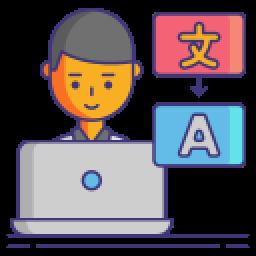
#> input picture Utileria_1.png, 128 x 128 px, found by its file name (shown 2 times larger)
$ python Bordes.py
#> lines starting #> are read from the running program, lines starting #| are printed output that depends on the picture; after the words box and inside, x2 and y2 are one past the last pixel; in counts of white or black regions, pixels touching at a corner belong together

import cv2

def detectar_figuras(img):

    # Convertir la imagen a escala de grises

    img_gris = cv2.cvtColor(img, cv2.COLOR_BGR2GRAY)

    # Aplicar umbral para obtener una imagen binaria

    _, img_umbral = cv2.threshold(img_gris, 127, 255, cv2.THRESH_BINARY)

    # Encontrar contornos en la imagen binarizada

    contornos, _ = cv2.findContours(img_umbral, cv2.RETR_EXTERNAL, cv2.CHAIN_APPROX_SIMPLE)

    # Iterar sobre los contornos encontrados

    for contorno in contornos:
        area = cv2.contourArea(contorno)
        print(f'Area: {area}')

        if area > 200:  # Filtrar contornos pequeños por ruido

            # Encontrar aproximación poligonal de los contornos

            perimetro = cv2.arcLength(contorno, True)
            print(f'Perimetro: {perimetro}')

            aproximado = cv2.approxPolyDP(contorno, 0.02 * perimetro, True)
            objecto_esquina = len(aproximado)
            print(f'Lados: {objecto_esquina}')

            # Obtener las coordenadas del rectángulo delimitador

            x, y, w, h = cv2.boundingRect(aproximado)

            # Dibujar un rectángulo alrededor de la figura detectada

            cv2.rectangle(img, (x, y), (x + w, y + h), (0, 255, 0), 2)

            # Determinar el tipo de objeto según el número de lados

            if objecto_esquina == 3:
                tipo_objecto = 'Triangulo'

            elif objecto_esquina == 4:
                tipo_objecto = 'Cuadrado'

            else:
                tipo_objecto = 'Otro'

            # Mostrar información del contorno como texto

            texto = tipo_objecto
            cv2.putText(img, texto, (x, y - 10),
                cv2.FONT_HERSHEY_SIMPLEX, 0.5, (255, 0, 0), 2)

    # Mostrar la imagen con los rectángulos dibujados

    cv2.imshow('Deteccion de Figuras', img)
    cv2.waitKey(0)
    cv2.destroyAllWindows()

# Cargar la imagen

url = 'C:/Users/Bradalis/Desktop/LenguajesDeProgramacion/Icon/Imagenes/Utileria_1.png'
img = cv2.imread(url)
#> img is the input picture: shape (128, 128, 3); mean B, G, R 86.4, 82.6, 91.8
img = cv2.resize(img, (500, 500))
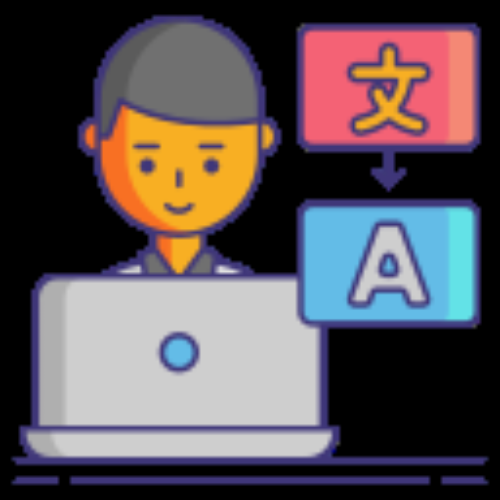
#> img: shape (500, 500, 3); mean B, G, R 86.4, 82.6, 91.8

detectar_figuras(img)
#> in detectar_figuras, `img_gris = cv2.cvtColor(img, cv2.COLOR_BGR2GRAY)`:
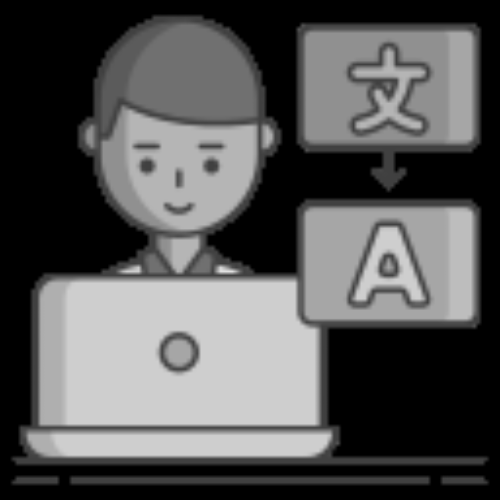
#> img_gris: shape (500, 500); min 0, max 225, mean 85.8
#> in detectar_figuras, `_, img_umbral = cv2.threshold(img_gris, 127, 255, cv2.THRESH_BINARY)`:
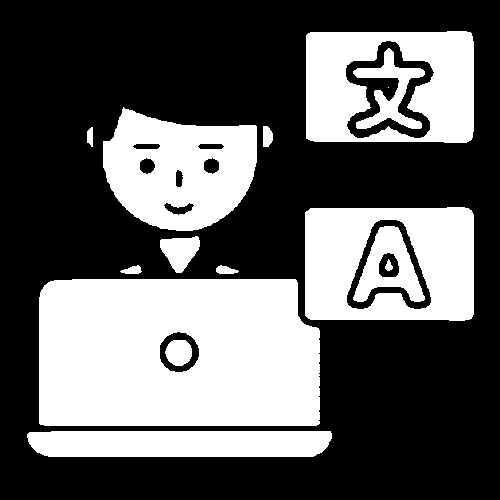
#> img_umbral: shape (500, 500); 37.5% white; 15 white regions (1 under 20 px)
#> in detectar_figuras, `contornos, _ = cv2.findContours(img_umbral, cv2.RETR_EXTERNAL, cv2.CHA..`: contornos = 10 contours; largest, box (x1, y1, x2, y2) and area: (39, 279, 320, 426) 39752, (305, 207, 474, 321) 18640, (306, 31, 474, 143) 18200, (103, 107, 257, 231) 13863, (27, 431, 332, 457) 7330
#> the loop in detectar_figuras, `for contorno in contornos:` made 10 passes
#> (area, perimetro, aproximado, objecto_esquina, x, y, w, h) on passes 1, 2, 6, 10: (7330, 639.3, [[27, 434], [48, 456], [313, 456], [331, 438]], 4, 27, 434, 305, 23), (39752.5, 842.5, [[40, 292], [40, 424], [319, 423], [295, 279]], 4, 40, 279, 280, 146), (18640.5, 550.9, [[471, 210], [310, 208], [305, 315], [471, 318]], 4, 305, 208, 167, 111), (18199.5, 546, [[471, 33], [308, 33], [306, 138], [470, 140]], 4, 306, 33, 166, 108)
#> (area, perimetro, objecto_esquina, x, y, w, h, tipo_objecto) on passes 5, 9: (898, 126.6, 6, 160, 236, 39, 37, 'Otro'), (13863, 483.7, 7, 103, 107, 153, 124, 'Otro')
#> (printed output is left out)
#> after the loop in detectar_figuras, `for contorno in contornos:`:
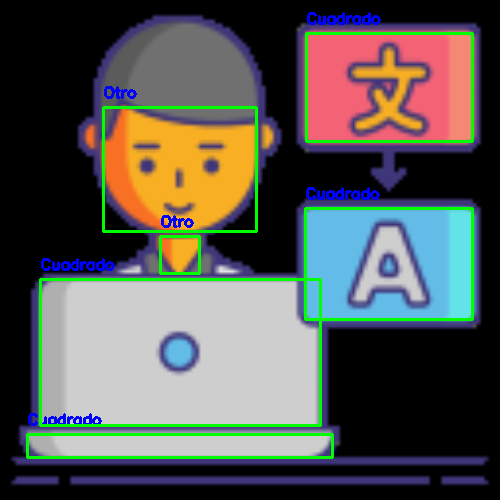
#> img: shape (500, 500, 3); 4.93% of pixels changed, all inside (x1, y1, x2, y2) = (26, 12, 474, 459)
